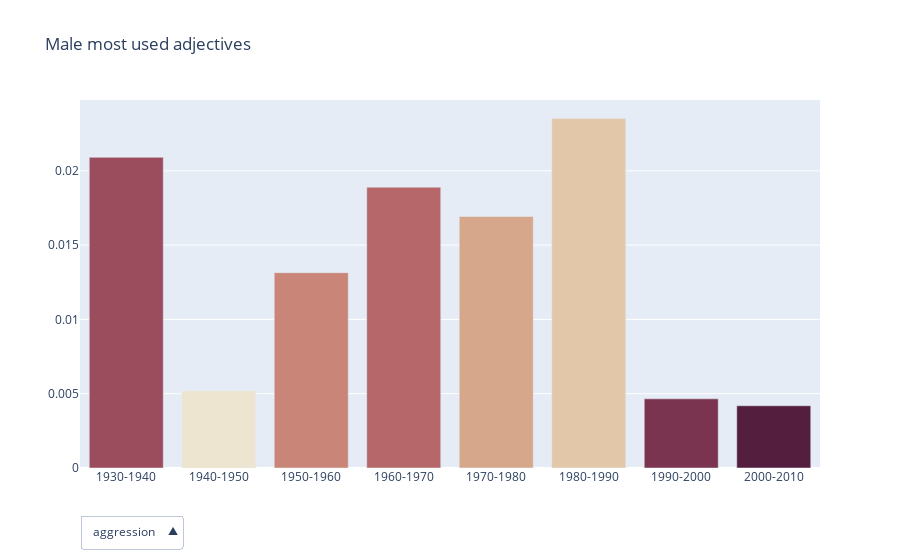

Notebook cell for this chart:
### Code cell
#male adjectives

# Initialize figure
fig = go.Figure()
decades = ['1930-1940','1940-1950','1950-1960','1960-1970','1970-1980','1980-1990','1990-2000','2000-2010']
# Add Traces

fig.add_trace(
    go.Bar(y=df_feature_evolution_m_adj.aggression,x=decades, marker={'color': df_feature_evolution_m_adj.aggression.sort_values(ascending=False).index, 'colorscale': 'Brwnyl'},
               visible=True)
               )
fig.add_trace(
    go.Bar(y=df_feature_evolution_m_adj.kill,x=decades, marker={'color': df_feature_evolution_m_adj.kill.sort_values(ascending=False).index, 'colorscale': 'Brwnyl'},
               name="Male Adjective ['kill']",
               visible=False)
               )
fig.add_trace(
    go.Bar(y=df_feature_evolution_m_adj.violence,x=decades, marker={'color': df_feature_evolution_m_adj.violence.sort_values(ascending=False).index, 'colorscale': 'Brwnyl'},
               name="Male Adjective ['violence']",
               visible=False)
               )
fig.add_trace(
    go.Bar(y=df_feature_evolution_m_adj.heroic,x=decades, marker={'color': df_feature_evolution_m_adj.heroic.sort_values(ascending=False).index, 'colorscale': 'Brwnyl'},
               name="Male Adjective ['heroic']",
               visible=False)
               )
fig.add_trace(
    go.Bar(y=df_feature_evolution_m_adj.urban,x=decades, marker={'color': df_feature_evolution_m_adj.urban.sort_values(ascending=False).index, 'colorscale': 'Brwnyl'},
               name="Male Adjective ['urban']",
               visible=False)
               )

fig.add_trace(
    go.Bar(y=df_feature_evolution_m_adj.real_estate,x=decades, marker={'color': df_feature_evolution_m_adj.real_estate.sort_values(ascending=False).index, 'colorscale': 'Brwnyl'},
               name="Male Adjective ['real_estate']",
               visible=False)
               )

button_layer_1_height = -0.1
button_layer_2_height = -0.1

fig.update_layout(
    updatemenus=[
        dict(
            active=0,
            buttons=list([
                dict(label="aggression",
                     method="update",
                     args=[{"visible": [True, False, False, False, False, False]},
                          ]),
                dict(label="kill",
                     method="update",
                     args=[{"visible": [False, True, False, False, False, False]},
                          ]),
                dict(label="violence",
                     method="update",
                     args=[{"visible": [False, False, True, False, False, False]},
                           ]),
                dict(label="heroic",
                     method="update",
                     args=[{"visible": [False, False, False, True, False, False]},
                           ]),
                dict(label="urban",
                     method="update",
                     args=[{"visible": [False, False, False, False, True, False]},
                          ]),
                dict(label="real_estate",
                     method="update",
                     args=[{"visible": [False, False, False, False, False, True]},
                          ]),
            ]),
                        type = "dropdown",
            direction="up",
            pad={"r": 10, "t": 10},
            showactive=True,
            x=0,
            xanchor="left",
            y=button_layer_1_height,
            yanchor="top"
            
        )
    ])



# Set title
fig.update_layout(title_text="Male most used adjectives ")
fig.show()

### Figure 1 — Plotly figure (JSON) as saved in the notebook; plotly's stock layout.template omitted (floating-point values rounded to 4 significant figures)
{"data": [{"marker": {"color": [5, 0, 3, 4, 2, 1, 6, 7], "colorscale": [[0, "rgb(237, 229, 207)"], [0.1667, "rgb(224, 194, 162)"], [0.3333, "rgb(211, 156, 131)"], [0.5, "rgb(193, 118, 111)"], [0.6667, "rgb(166, 84, 97)"], [0.8333, "rgb(129, 55, 83)"], [1, "rgb(84, 31, 63)"]]}, "type": "bar", "visible": true, "x": ["1930-1940", "1940-1950", "1950-1960", "1960-1970", "1970-1980", "1980-1990", "1990-2000", "2000-2010"], "y": [0.02091, 0.005193, 0.01315, 0.0189, 0.01693, 0.02353, 0.004655, 0.004189]}, {"marker": {"color": [3, 5, 0, 4, 2, 1, 6, 7], "colorscale": [[0, "rgb(237, 229, 207)"], [0.1667, "rgb(224, 194, 162)"], [0.3333, "rgb(211, 156, 131)"], [0.5, "rgb(193, 118, 111)"], [0.6667, "rgb(166, 84, 97)"], [0.8333, "rgb(129, 55, 83)"], [1, "rgb(84, 31, 63)"]]}, "name": "Male Adjective ['kill']", "type": "bar", "visible": false, "x": ["1930-1940", "1940-1950", "1950-1960", "1960-1970", "1970-1980", "1980-1990", "1990-2000", "2000-2010"], "y": [0.0156, 0.00816, 0.01118, 0.02712, 0.01557, 0.0181, 0.004364, 0.003825]}, {"marker": {"color": [3, 0, 5, 2, 4, 1, 7, 6], "colorscale": [[0, "rgb(237, 229, 207)"], [0.1667, "rgb(224, 194, 162)"], [0.3333, "rgb(211, 156, 131)"], [0.5, "rgb(193, 118, 111)"], [0.6667, "rgb(166, 84, 97)"], [0.8333, "rgb(129, 55, 83)"], [1, "rgb(84, 31, 63)"]]}, "name": "Male Adjective ['violence']", "type": "bar", "visible": false, "x": ["1930-1940", "1940-1950", "1950-1960", "1960-1970", "1970-1980", "1980-1990", "1990-2000", "2000-2010"], "y": [0.03319, 0.00816, 0.02301, 0.04273, 0.02234, 0.02308, 0.005237, 0.005829]}, {"marker": {"color": [3, 0, 2, 4, 5, 1, 6, 7], "colorscale": [[0, "rgb(237, 229, 207)"], [0.1667, "rgb(224, 194, 162)"], [0.3333, "rgb(211, 156, 131)"], [0.5, "rgb(193, 118, 111)"], [0.6667, "rgb(166, 84, 97)"], [0.8333, "rgb(129, 55, 83)"], [1, "rgb(84, 31, 63)"]]}, "name": "Male Adjective ['heroic']", "type": "bar", "visible": false, "x": ["1930-1940", "1940-1950", "1950-1960", "1960-1970", "1970-1980", "1980-1990", "1990-2000", "2000-2010"], "y": [0.02489, 0.01187, 0.0217, 0.02629, 0.01557, 0.01222, 0.007274, 0.005464]}, {"marker": {"color": [4, 3, 5, 0, 2, 6, 1, 7], "colorscale": [[0, "rgb(237, 229, 207)"], [0.1667, "rgb(224, 194, 162)"], [0.3333, "rgb(211, 156, 131)"], [0.5, "rgb(193, 118, 111)"], [0.6667, "rgb(166, 84, 97)"], [0.8333, "rgb(129, 55, 83)"], [1, "rgb(84, 31, 63)"]]}, "name": "Male Adjective ['urban']", "type": "bar", "visible": false, "x": ["1930-1940", "1940-1950", "1950-1960", "1960-1970", "1970-1980", "1980-1990", "1990-2000", "2000-2010"], "y": [0.007634, 0.002226, 0.007232, 0.0115, 0.02031, 0.01131, 0.002619, 0.001457]}, {"marker": {"color": [4, 3, 5, 2, 0, 6, 1, 7], "colorscale": [[0, "rgb(237, 229, 207)"], [0.1667, "rgb(224, 194, 162)"], [0.3333, "rgb(211, 156, 131)"], [0.5, "rgb(193, 118, 111)"], [0.6667, "rgb(166, 84, 97)"], [0.8333, "rgb(129, 55, 83)"], [1, "rgb(84, 31, 63)"]]}, "name": "Male Adjective ['real_estate']", "type": "bar", "visible": false, "x": ["1930-1940", "1940-1950", "1950-1960", "1960-1970", "1970-1980", "1980-1990", "1990-2000", "2000-2010"], "y": [0.00697, 0.002226, 0.008547, 0.01315, 0.01963, 0.01086, 0.002328, 0.001639]}], "layout": {"title": {"text": "Male most used adjectives "}, "updatemenus": [{"active": 0, "buttons": [{"args": [{"visible": [true, false, false, false, false, false]}], "label": "aggression", "method": "update"}, {"args": [{"visible": [false, true, false, false, false, false]}], "label": "kill", "method": "update"}, {"args": [{"visible": [false, false, true, false, false, false]}], "label": "violence", "method": "update"}, {"args": [{"visible": [false, false, false, true, false, false]}], "label": "heroic", "method": "update"}, {"args": [{"visible": [false, false, false, false, true, false]}], "label": "urban", "method": "update"}, {"args": [{"visible": [false, false, false, false, false, true]}], "label": "real_estate", "method": "update"}], "direction": "up", "pad": {"r": 10, "t": 10}, "showactive": true, "type": "dropdown", "x": 0, "xanchor": "left", "y": -0.1, "yanchor": "top"}]}}
